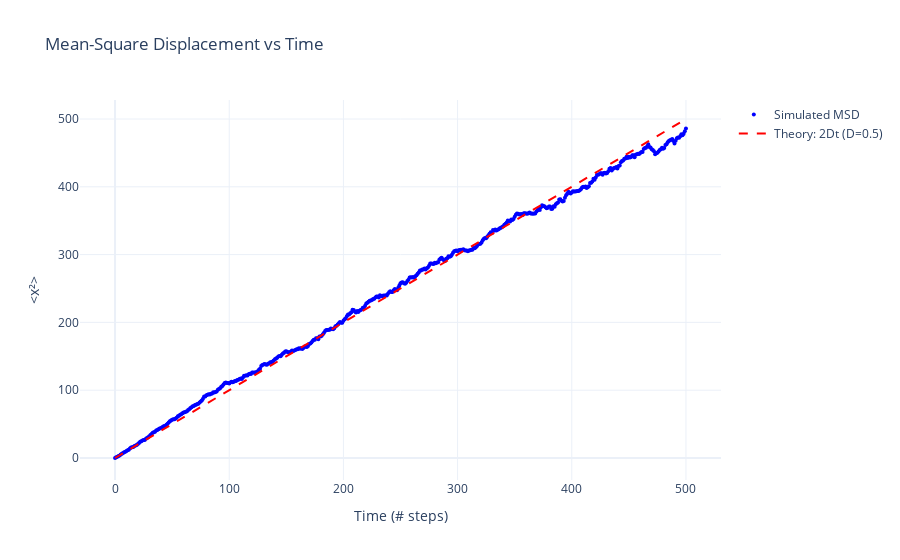

The notebook cell saved with this chart:
### Code cell
# Example 3: Verify mean-square displacement grows linearly with time
print("\n=== Example 3: Mean-Square Displacement vs Time ===")

# Calculate mean-square displacement at each time step
msd = np.mean(trajectories**2, axis=0)
t = np.arange(num_steps + 1)

# Theoretical prediction: <x^2> = 2Dt where D = sigma^2 / 2
# For our case with tau=1 step, D = sigma^2 / 2 = 0.5
D = 1**2 / 2  # sigma=1, tau=1
theoretical_msd = 2 * D * t

fig = go.Figure()

fig.add_trace(go.Scatter(
    x=t,
    y=msd,
    mode='markers',
    name='Simulated MSD',
    marker=dict(size=4, color='blue')
))

fig.add_trace(go.Scatter(
    x=t,
    y=theoretical_msd,
    mode='lines',
    name=f'Theory: 2Dt (D={D})',
    line=dict(color='red', width=2, dash='dash')
))

fig.update_layout(
    title='Mean-Square Displacement vs Time',
    xaxis_title='Time (# steps)',
    yaxis_title='<x²>',
    template='plotly_white',
    hovermode='x unified'
)

fig.show()

print(f"Diffusion coefficient D (theory): {D}")
print(f"Diffusion coefficient D (from slope): {msd[-1] / (2 * num_steps):.3f}")

### Figure 1 — Plotly figure (JSON) as saved in the notebook; plotly's stock layout.template omitted (floating-point values rounded to 4 significant figures; data arrays with more than 128 entries replaced by an {"elided": "..."} marker saying what was removed)
{"data": [{"marker": {"color": "blue", "size": 4}, "mode": "markers", "name": "Simulated MSD", "type": "scatter", "x": {"elided": "501 int values"}, "y": {"elided": "501 float values"}}, {"line": {"color": "red", "dash": "dash", "width": 2}, "mode": "lines", "name": "Theory: 2Dt (D=0.5)", "type": "scatter", "x": {"elided": "501 int values"}, "y": {"elided": "501 float values"}}], "layout": {"hovermode": "x unified", "title": {"text": "Mean-Square Displacement vs Time"}, "xaxis": {"title": {"text": "Time (# steps)"}}, "yaxis": {"title": {"text": "<x²>"}}}}
